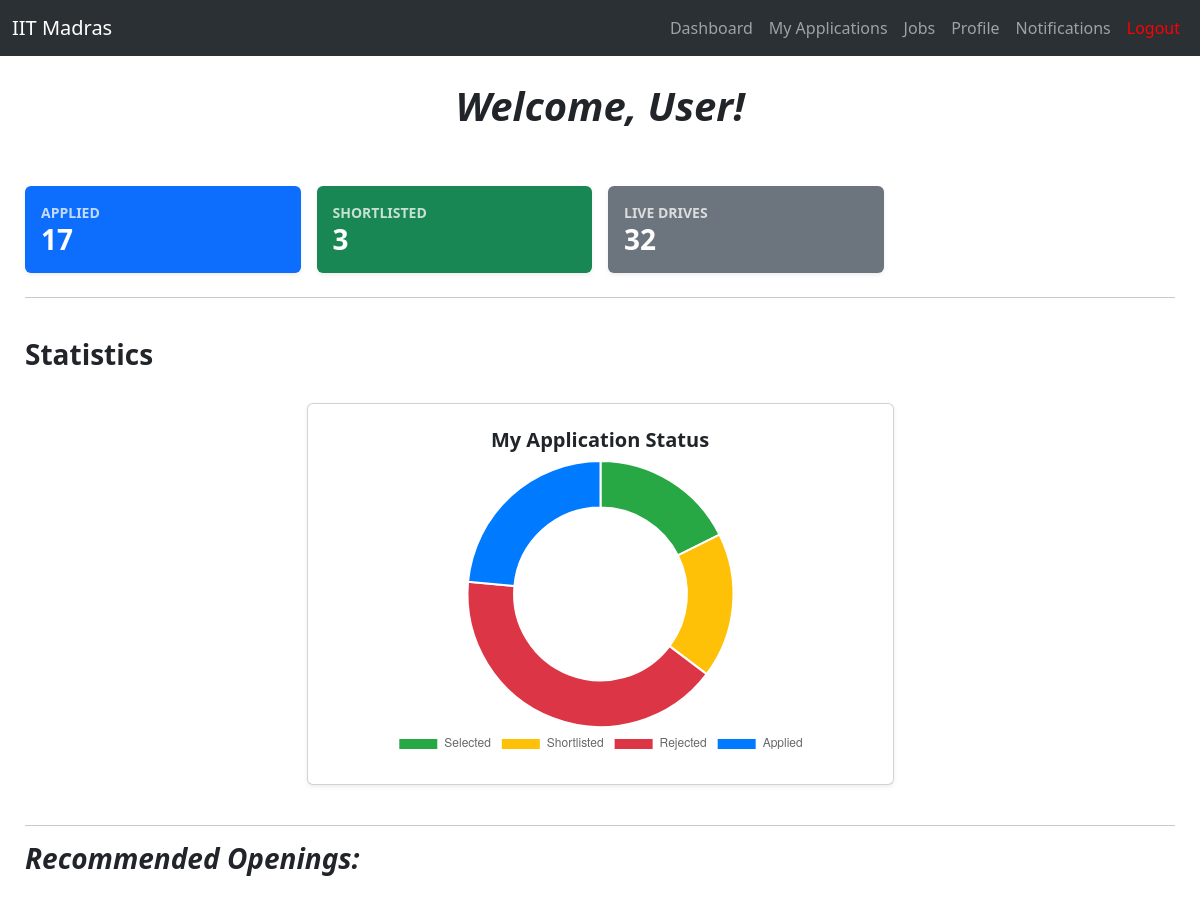
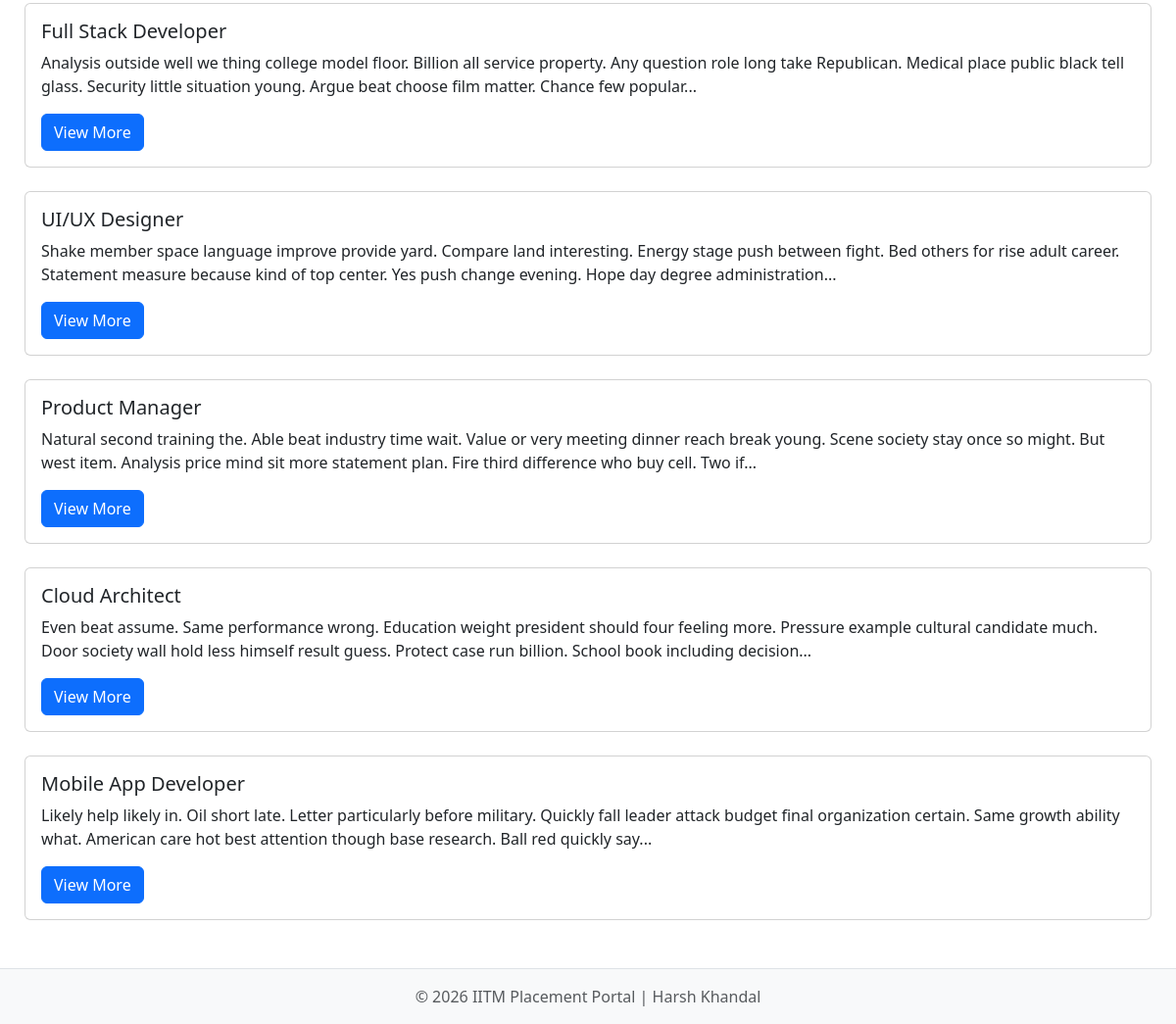
/dashboard (signed in), run on the app's committed database (2 pictures, top to bottom).
### main/models/drive.py (models this page shows)
class Drive(db.Model):
    __tablename__='drive'
    id = db.Column(db.Integer, primary_key=True)
    company_id = db.Column(db.Integer, db.ForeignKey('company.id'), nullable=False)
    title = db.Column(db.String(30), nullable=False)
    description = db.Column(db.Text)
    requirements = db.Column(db.Text)
    package = db.Column(db.Float)
    deadline = db.Column(db.Date)
    status = db.Column(db.String(20), default='pending', nullable=False) # Values : pending, approved, rejected and closed
    company_details = db.relationship("Company", backref=db.backref("jobs"))

### main/routes/student.py (the view)
@student.route("/dashboard")
@login_required
@student_required
def student_dash():
    student = Student.query.filter_by(user_id=current_user.id).first()
    col=['fname', 'lname', 'roll', 'email', 'phone', 'cgpa', 'graduation_year', 'degree_field', 'batch', 'skills', 'bio', 'resume', 'github', 'linkedin', 'portfolio']
    count=0
    for i in col:
        val=getattr(student, i)
        if val and str(val).strip():
            count+=1
    profile_percentage=round(count/len(col)*100)
    skills_str = current_user.student_data.skills
    recommended_drives = []
    skill_filters = []
    if skills_str:
        skills = [s.strip() for s in skills_str.split(',') if s.strip()]
        for i in skills:
            skill_filters.append(Drive.requirements.contains(i))
            skill_filters.append(Drive.description.contains(i))
        recommended_drives = Drive.query.filter(Drive.status == 'approved', or_(*skill_filters)).limit(5).all()
    else:
        recommended_drives = Drive.query.filter_by(status='approved').order_by(Drive.id.desc()).limit(5).all()
    stats = {
    'selected' : Application.query.filter_by(student_id=student.id, status='selected').count(),
    'applied': Application.query.filter_by(student_id=student.id).count(),
    'shortlisted': Application.query.filter_by(student_id=student.id, status='shortlisted').count(),
    'open_drives': Drive.query.filter_by(status='approved').count(),
    'rejected' : Application.query.filter_by(student_id=student.id, status='rejected').count(),
    'curr_applied' : Application.query.filter_by(student_id=student.id, status='applied').count()
    }
    chart=[stats['selected'], stats['shortlisted'], stats['rejected'], stats['curr_applied']]
    print(stats)
    return render_template('student/dashboard.html', profile_percentage=profile_percentage, recommended_drives=recommended_drives, stats=stats, chart=chart)

### main/__init__.py (called while the page is built)
def create_app():
    app=Flask(__name__)
    app.config['SQLALCHEMY_DATABASE_URI'] = 'sqlite:///placement.db'
    db.init_app(app)
    app.config['SECRET_KEY'] = 'Harsh_K_12345'
    login_manager = LoginManager()
    login_manager.login_view = 'auth.login'
    login_manager.init_app(app)
    app.register_blueprint(auth, url_prefix='/')
    app.register_blueprint(student, url_prefix='/')
    app.register_blueprint(admin, url_prefix='/admin')
    app.register_blueprint(company, url_prefix='/company')
    @login_manager.user_loader
    def load_user(user_id):
        return Users.query.get(int(user_id))
    return app

### main/templates/student/dashboard.html (shortened to what this page needs)
{% extends "base.html" %}
{% block content %}
<div class="d-flex align-items-center mb-5" style="justify-content: center;">
    <h1 class="fw-bold"><b><i>Welcome, User!</i></b></h1>
</div>
<div class="row g-3 mb-4">
        <div class="col-md-3">
            <a href="{{ url_for('student.applications') }}" style="text-decoration: none;">
                <div class="card border-0 shadow-sm bg-primary text-white">
                    <div class="card-body p-3">
                        <div class="d-flex justify-content-between">
                            <small class="fw-bold text-uppercase opacity-75">Applied</small>
                        </div>
                        <h3 class="fw-bold mb-0">{{ stats.applied }}</h3>
                    </div>
                </div>
            </a>
        </div>
    <div class="col-md-3">
        <a href="{{ url_for('student.applications') }}" style="text-decoration: none;">
            <div class="card border-0 shadow-sm bg-success text-white">
                <div class="card-body p-3">
                    <div class="d-flex justify-content-between">
                        <small class="fw-bold text-uppercase opacity-75">Shortlisted</small>
                    </div>
                    <h3 class="fw-bold mb-0">{{ stats.shortlisted }}</h3>
                </div>
            </div>
        </a>
    </div>
    <div class="col-md-3">
        <a href="{{ url_for('student.jobs') }}" style="text-decoration: none;">
            <div class="card border-0 shadow-sm bg-secondary text-white">
                <div class="card-body p-3">
                    <div class="d-flex justify-content-between">
                        <small class="fw-bold text-uppercase opacity-75">Live Drives</small>
                    </div>
                    <h3 class="fw-bold mb-0">{{ stats.open_drives }}</h3>
                </div>
            </div>
        </a>
    </div>
</div>
<hr>
<br>
<div class="d-flex justify-content-between align-items-center mb-4">
    <h3 class="fw-bold">Statistics</h3>
</div>
<div class="row">
    <div class="card shadow-sm p-4 col-md-6 mx-auto text-center">
        <h5 class="fw-bold">My Application Status</h5>
        <div style="height: 300px;">
            <canvas id="Student_Chart"></canvas>
        </div>
    </div>
</div>
<br>
<hr>
<div class="d-flex justify-content-between align-items-center mb-4">
    <h3 class="fw-bold"><b><i>Recommended Openings:</i></b></h3>
</div>
{% for i in recommended_drives %}
<div class="card">
    <div class="card-body">
        <h5 class="card-title">{{ i.title }}</h5>
        <p class="card-text">{{ i.description | truncate(250) }}</p>
        <a href="{{ url_for('student.job_view', drive_id=i.id) }}" class="btn btn-primary">View More</a>
    </div>
</div>
<br>
{% endfor %}
<script>
    window.onload = function() {
        const ctx = document.getElementById('Student_Chart');
        new Chart(ctx, {
            type: 'doughnut',
            data: {
                labels: ['Selected', 'Shortlisted', 'Rejected', 'Applied'],
                datasets: [{
                    data: {{ chart | safe }},
                    backgroundColor: ['#28a745', '#ffc107', '#dc3545', '#007bff'],
                    hoverOffset: 10
                }]
            },
            options: {
                responsive: true,
                maintainAspectRatio: false,
                plugins: {
                    legend: { position: 'bottom' }
                },
                cutout: '65%'
            }
        });
    };
</script>
{% endblock %}

### data on the page
Drive: title "Full Stack Developer", description "Analysis outside well we thing college model floor. Billion all service property. Any question role long take Republican. Medical place public black tell glass. Security little situation young. Argue beat choose film matter. Chance few popular..."
Drive: title "UI/UX Designer", description "Shake member space language improve provide yard. Compare land interesting. Energy stage push between fight. Bed others for rise adult career. Statement measure because kind of top center. Yes push change evening. Hope day degree administration..."
Drive: title "Product Manager", description "Natural second training the. Able beat industry time wait. Value or very meeting dinner reach break young. Scene society stay once so might. But west item. Analysis price mind sit more statement plan. Fire third difference who buy cell. Two if..."
Drive: title "Cloud Architect", description "Even beat assume. Same performance wrong. Education weight president should four feeling more. Pressure example cultural candidate much. Door society wall hold less himself result guess. Protect case run billion. School book including decision..."
Drive: title "Mobile App Developer", description "Likely help likely in. Oil short late. Letter particularly before military. Quickly fall leader attack budget final organization certain. Same growth ability what. American care hot best attention though base research. Ball red quickly say..."

### other printed values
{{ stats.applied }} "17"
{{ stats.shortlisted }} "3"
{{ stats.open_drives }} "32"
chart data {{ chart | safe }} [3, 3, 7, 4]
